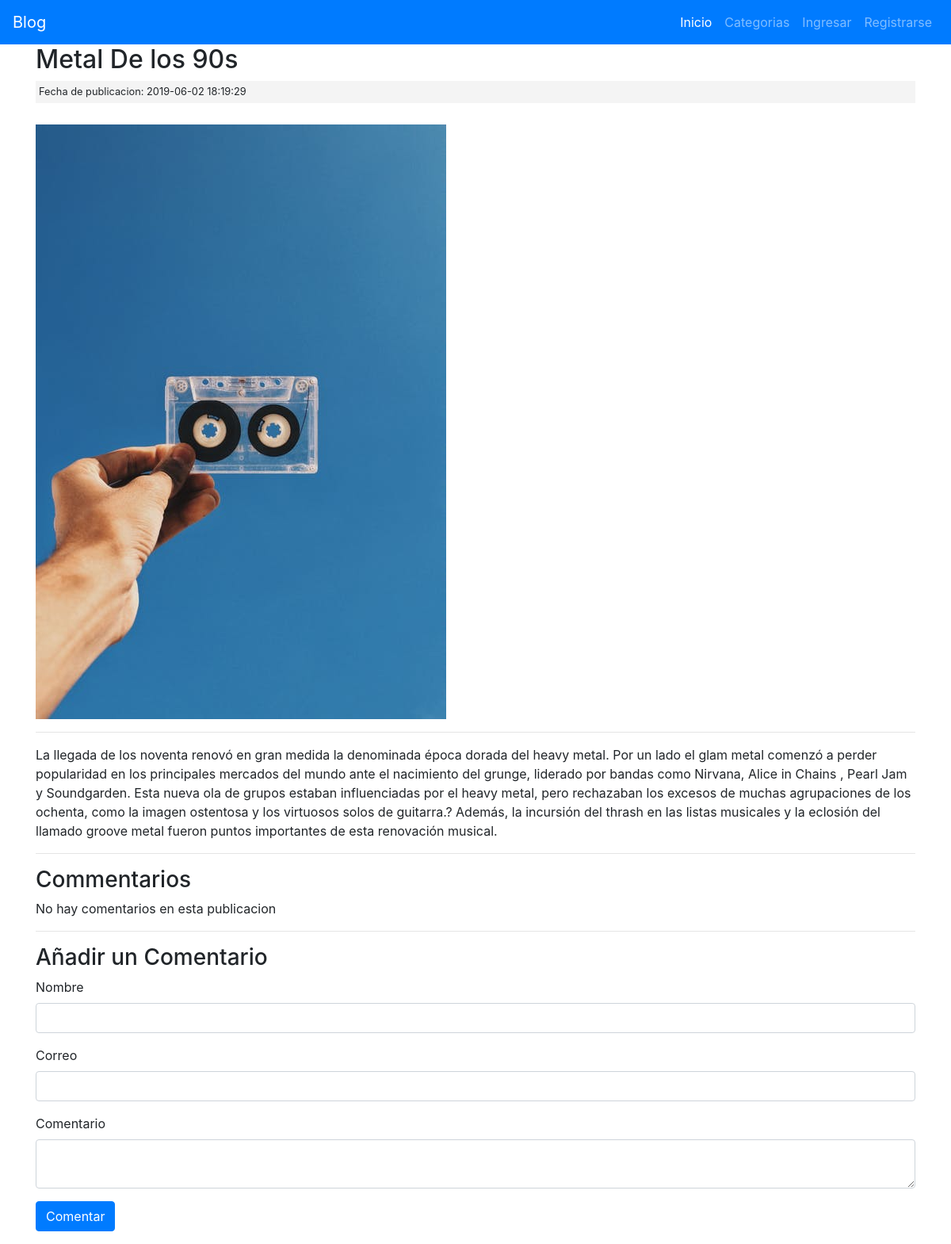
The page /posts/heavy-metal on the database its author committed.
### tables this page shows
CREATE TABLE `posts` (
  `id` int(11) NOT NULL,
  `category_id` int(11) NOT NULL,
  `user_id` int(11) NOT NULL,
  `title` varchar(255) NOT NULL,
  `slug` varchar(255) NOT NULL,
  `body` text NOT NULL,
  `post_image` varchar(255) NOT NULL,
  `created_at` timestamp NOT NULL DEFAULT '0000-00-00 00:00:00',
  `updated_at` timestamp NOT NULL DEFAULT '0000-00-00 00:00:00' ON UPDATE CURRENT_TIMESTAMP

);

### application/controllers/Posts.php (called while the page is built, shortened)
<?php
class Posts extends CI_Controller
{
	public function view($slug = NULL)
	{
		$data['post'] = $this->post_model->get_posts($slug);
		$post_id = $data['post']['id'];
		$data['comments'] = $this->comment_model->get_comments($post_id);
		$data['title'] = $data['post']['title'];
		$this->load->view('templates/header');
		$this->load->view('posts/view', $data);
		$this->load->view('templates/footer');
	}
}

### index.php (called while the page is built, shortened)
<?php
require_once BASEPATH.'core/CodeIgniter.php';

### application/models/Post_model.php (called while the page is built, shortened)
<?php
class Post_model extends CI_Model
{
	public function get_posts($slug = FALSE, $limit = FALSE, $offset = FALSE)
	{
		$query = $this->db->get_where('posts', array('slug' => $slug));
		return $query->row_array();
	}
}

### application/views/posts/view.php (the view, shortened to what this page needs)
<h2><?php echo $post['title']; ?></h2>
<small class="post-date">Fecha de publicacion: <?php echo $post['created_at']; ?></small><br>
<img src="<?php echo site_url(); ?>assets/images/posts/<?php echo $post['post_image']; ?>">
<br>
<hr>
<div class="post-body">
	<?php echo $post['body']; ?>
</div>
<hr>
<h3>Commentarios</h3>
<?php if ($comments) : ?>
	<?php foreach ($comments as $comment) : ?>
		<div class="well">
			<h5><?php echo $comment['body']; ?> [by <strong><?php echo $comment['name']; ?></strong>]</h5>
		</div>
	<?php endforeach; ?>
<?php else : ?>
	<p>No hay comentarios en esta publicacion</p>
<?php endif; ?>
<hr>
<h3>Añadir un Comentario</h3>
<?php echo form_open('comments/create/' . $post['id']); ?>
<div class="form-group">
	<label>Nombre</label>
	<input type="text" name="name" class="form-control">
</div>
<div class="form-group">
	<label>Correo</label>
	<input type="text" name="email" class="form-control">
</div>
<div class="form-group">
	<label>Comentario</label>
	<textarea name="body" class="form-control"></textarea>
</div>
<button class="btn btn-primary" type="submit">Comentar</button>
</form>

### assets/css/style.css (style rules this page uses)
.post-date { background: #f4f4f4; padding: 4px; margin: 3px 0; display: block; }

### rows shown on the page
posts: title "Metal De los 90s", created_at "2019-06-02 18:19:29", post_image (picture), body "La llegada de los noventa renovó en gran medida la denominada época dorada del heavy metal. Por un lado el glam metal comenzó a perder popularidad en los principales mercados del mundo ante el nacimiento del grunge, liderado por bandas como Nirvana, Alice in Chains , Pearl Jam y Soundgarden. Esta nueva ola de grupos estaban influenciadas por el heavy metal, pero rechazaban los excesos de muchas agrupaciones de los ochenta, como la imagen ostentosa y los virtuosos solos de guitarra.? Además, la incursión del thrash en las listas musicales y la eclosión del llamado groove metal fueron puntos importantes de esta renovación musical."
